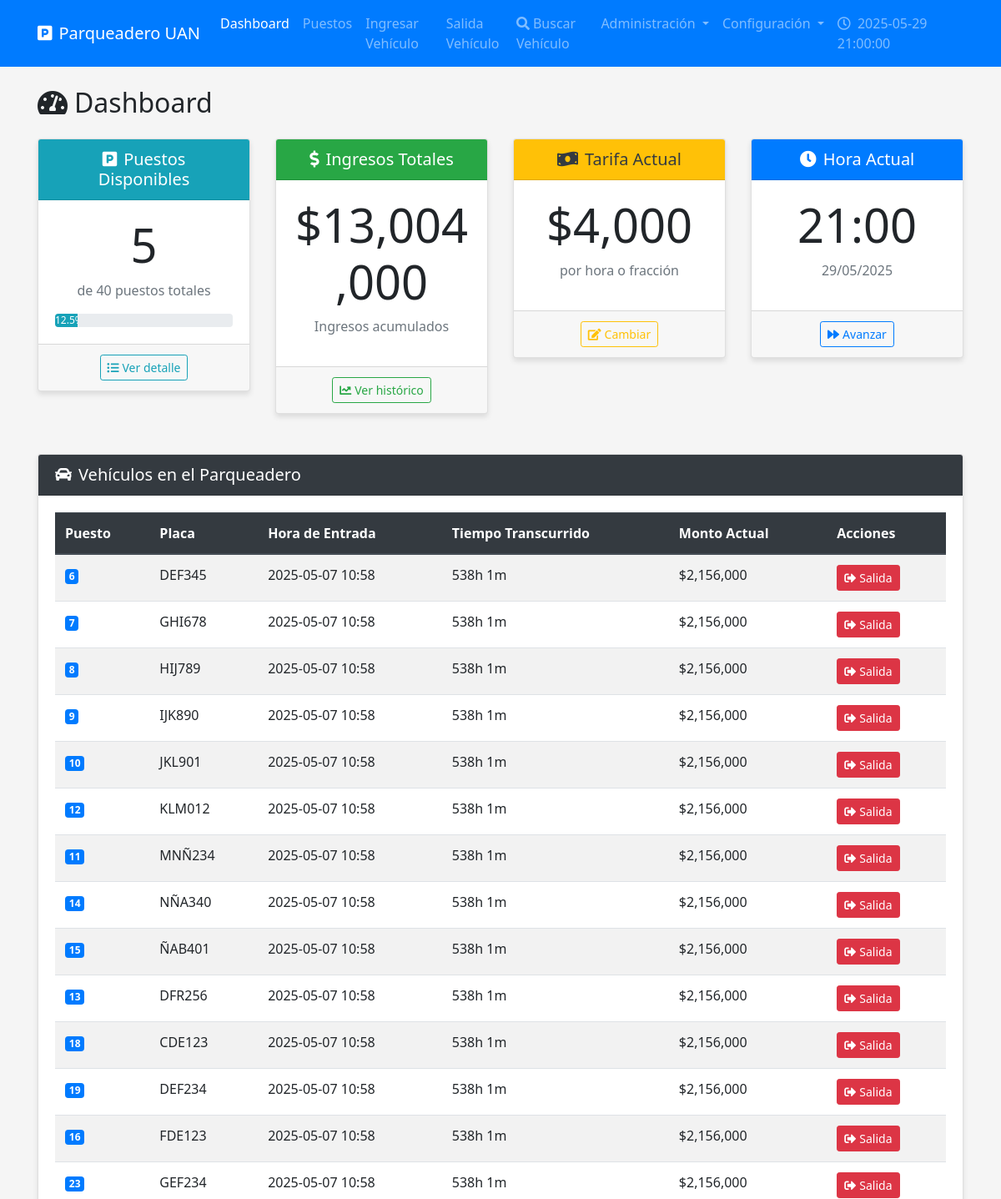
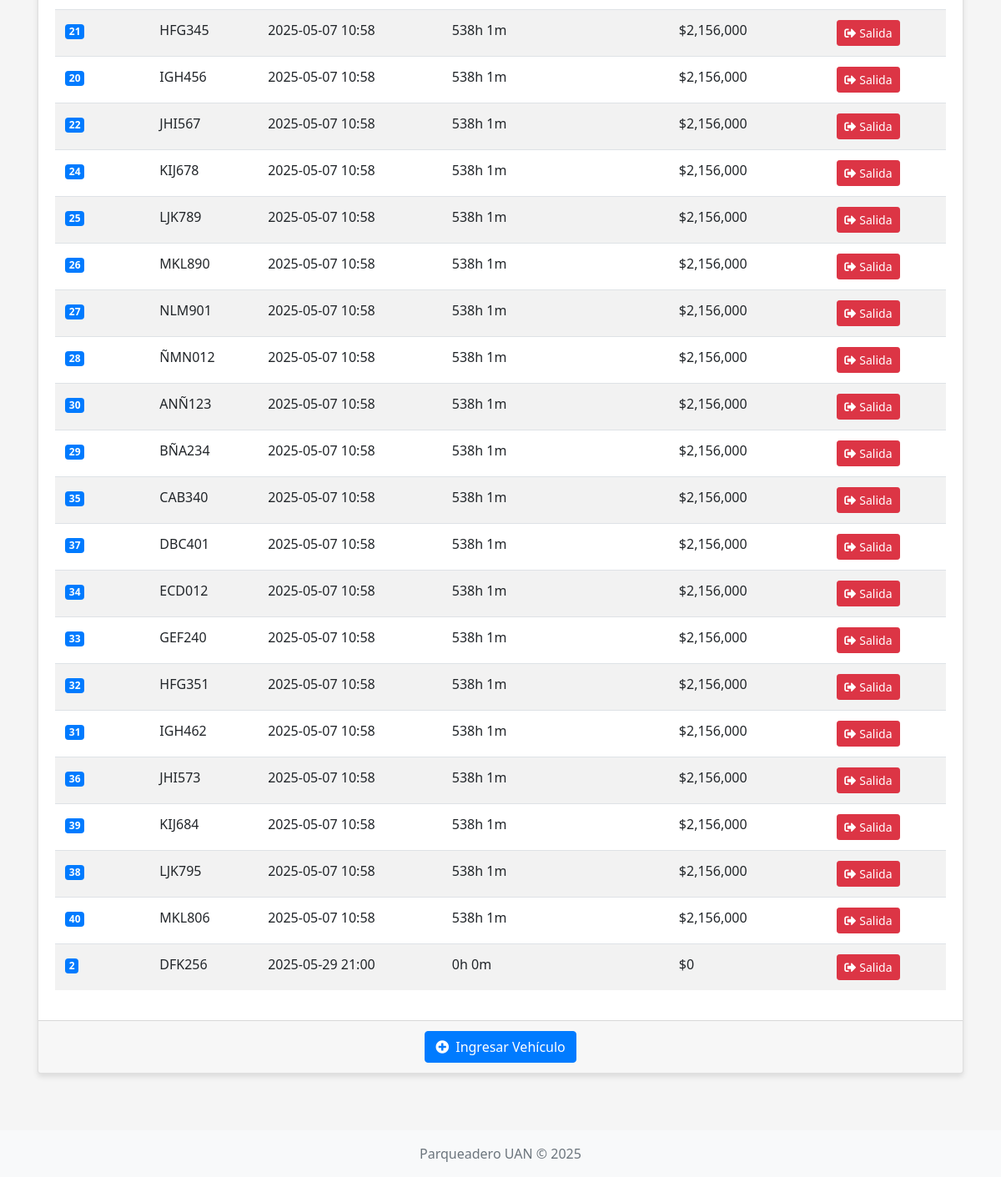
/dashboard, run on the app's committed database (2 pictures, top to bottom).
### models.py (models this page shows, shortened)
class ConfiguracionParqueadero(Base):
    __tablename__ = "configuracion_parqueadero"
    id = Column(Integer, primary_key=True)
    hora_actual = Column(DateTime, nullable=False, default=datetime.now)
    total_puestos = Column(Integer, nullable=False, default=40)

class Tarifa(Base):
    __tablename__ = "tarifa"
    id_tarifa = Column(Integer, primary_key=True, autoincrement=True)
    valor_por_hora = Column(Float, nullable=False)
    fecha_inicio_vigencia = Column(DateTime, nullable=False, default=datetime.now)
    fecha_fin_vigencia = Column(DateTime, nullable=True)
    registros = relationship("RegistroParqueo", back_populates="tarifa")

class RegistroParqueo(Base):
    __tablename__ = "registro_parqueo"
    id_registro = Column(Integer, primary_key=True, autoincrement=True)
    placa = Column(String(10), ForeignKey("vehiculo.placa"), nullable=False)
    id_puesto = Column(Integer, ForeignKey("puesto.id_puesto"), nullable=False)
    hora_entrada = Column(DateTime, nullable=False)
    hora_salida = Column(DateTime, nullable=True)
    valor_tarifa_aplicada = Column(Float, nullable=False)
    total_pagado = Column(Float, nullable=True)
    id_tarifa = Column(Integer, ForeignKey("tarifa.id_tarifa"), nullable=False)
    puesto = relationship("Puesto", back_populates="registros")
    vehiculo = relationship("Vehiculo", back_populates="registros")
    tarifa = relationship("Tarifa", back_populates="registros")
    __table_args__ = (
        CheckConstraint('hora_entrada <= hora_salida OR hora_salida IS NULL', name='ck_horarios_parqueo'),
        CheckConstraint('time(hora_entrada) >= time("06:00:00") AND time(hora_entrada) <= time("21:00:00")', name='ck_hora_entrada'),
    )

### routes.py (the view)
@routes.route('/dashboard')
@auth.login_required
def dashboard():
    db = next(get_db())
    config = db.query(ConfiguracionParqueadero).first()
    puestos_disponibles = db.query(Puesto).filter_by(disponible=True).count()
    porcentaje_disponibilidad = (puestos_disponibles / config.total_puestos) * 100
    ingresos_totales = db.query(RegistroParqueo).filter(RegistroParqueo.total_pagado != None).with_entities(
        func.sum(RegistroParqueo.total_pagado)
    ).scalar() or 0
    carros_actuales = db.query(RegistroParqueo).filter(RegistroParqueo.hora_salida == None).all()
    tarifa_actual = db.query(Tarifa).filter(
        Tarifa.fecha_fin_vigencia == None
    ).first()
    return render_template(
        'dashboard.html',
        config=config,
        puestos_disponibles=puestos_disponibles,
        porcentaje_disponibilidad=porcentaje_disponibilidad,
        ingresos_totales=ingresos_totales,
        carros_actuales=carros_actuales,
        tarifa_actual=tarifa_actual,
        hora_actual=config.hora_actual.strftime('%Y-%m-%d %H:%M:%S')
    )

### models.py (called while the page is built)
def get_db():
    db = SessionLocal()
    try:
        yield db
    finally:
        db.close()

### templates/dashboard.html (shortened to what this page needs)
{% extends 'base.html' %}
{% block content %}
<h2 class="mb-4"><i class="fas fa-tachometer-alt mr-2"></i>Dashboard</h2>
<div class="row">
    <div class="col-md-3">
        <div class="card mb-4 text-center">
            <div class="card-header bg-info text-white">
                <h5 class="mb-0"><i class="fas fa-parking mr-2"></i>Puestos Disponibles</h5>
            </div>
            <div class="card-body">
                <h2 class="display-4">{{ puestos_disponibles }}</h2>
                <p class="text-muted">de {{ config.total_puestos }} puestos totales</p>
                <div class="progress">
                    <div class="progress-bar bg-info" role="progressbar" style="width: {{ porcentaje_disponibilidad }}%"
                         aria-valuenow="{{ porcentaje_disponibilidad }}" aria-valuemin="0" aria-valuemax="100">
                        {{ porcentaje_disponibilidad|round(1) }}%
                    </div>
                </div>
            </div>
            <div class="card-footer text-muted">
                <a href="{{ url_for('routes.puestos') }}" class="btn btn-outline-info btn-sm">
                    <i class="fas fa-list-ul mr-1"></i>Ver detalle
                </a>
            </div>
        </div>
    </div>
    <div class="col-md-3">
        <div class="card mb-4 text-center">
            <div class="card-header bg-success text-white">
                <h5 class="mb-0"><i class="fas fa-dollar-sign mr-2"></i>Ingresos Totales</h5>
            </div>
            <div class="card-body">
                <h2 class="display-4">${{ "{:,.0f}".format(ingresos_totales) }}</h2>
                <p class="text-muted">Ingresos acumulados</p>
            </div>
            <div class="card-footer text-muted">
                <a href="{{ url_for('routes.historico_ingresos') }}" class="btn btn-outline-success btn-sm">
                    <i class="fas fa-chart-line mr-1"></i>Ver histórico
                </a>
            </div>
        </div>
    </div>
    <div class="col-md-3">
        <div class="card mb-4 text-center">
            <div class="card-header bg-warning text-dark">
                <h5 class="mb-0"><i class="fas fa-money-bill-wave mr-2"></i>Tarifa Actual</h5>
            </div>
            <div class="card-body">
                <h2 class="display-4">${{ "{:,.0f}".format(tarifa_actual.valor_por_hora) }}</h2>
                <p class="text-muted">por hora o fracción</p>
            </div>
            <div class="card-footer text-muted">
                <a href="{{ url_for('routes.cambiar_tarifa') }}" class="btn btn-outline-warning btn-sm">
                    <i class="fas fa-edit mr-1"></i>Cambiar
                </a>
            </div>
        </div>
    </div>
    <div class="col-md-3">
        <div class="card mb-4 text-center">
            <div class="card-header bg-primary text-white">
                <h5 class="mb-0"><i class="fas fa-clock mr-2"></i>Hora Actual</h5>
            </div>
            <div class="card-body">
                <h2 class="display-4">{{ config.hora_actual.strftime('%H:%M') }}</h2>
                <p class="text-muted">{{ config.hora_actual.strftime('%d/%m/%Y') }}</p>
            </div>
            <div class="card-footer text-muted">
                <a href="{{ url_for('routes.avanzar_reloj') }}" class="btn btn-outline-primary btn-sm">
                    <i class="fas fa-forward mr-1"></i>Avanzar
                </a>
            </div>
        </div>
    </div>
</div>
<div class="card mt-4">
    <div class="card-header bg-dark text-white">
        <h5 class="mb-0"><i class="fas fa-car mr-2"></i>Vehículos en el Parqueadero</h5>
    </div>
    <div class="card-body">
        {% if carros_actuales %}
        <div class="table-responsive">
            <table class="table table-striped table-hover">
                <thead>
                    <tr>
                        <th>Puesto</th>
                        <th>Placa</th>
                        <th>Hora de Entrada</th>
                        <th>Tiempo Transcurrido</th>
                        <th>Monto Actual</th>
                        <th>Acciones</th>
                    </tr>
                </thead>
                <tbody>
                    {% for registro in carros_actuales %}
                    <tr>
                        <td><span class="badge badge-primary">{{ registro.id_puesto }}</span></td>
                        <td>{{ registro.placa }}</td>
                        <td>{{ registro.hora_entrada.strftime('%Y-%m-%d %H:%M') }}</td>
                        <td>
                            {% set tiempo_estancia = (config.hora_actual - registro.hora_entrada).total_seconds() / 3600 %}
                            {% set horas = (tiempo_estancia | int) %}
                            {% set minutos = ((tiempo_estancia % 1) * 60) | int %}
                            {{ horas }}h {{ minutos }}m
                        </td>
                        <td>
                            {% set tiempo_estancia = (config.hora_actual - registro.hora_entrada).total_seconds() / 3600 %}
                            {% set horas_cobrar = (tiempo_estancia + 0.99) | int %}
                            ${{ "{:,.0f}".format(horas_cobrar * registro.valor_tarifa_aplicada) }}
                        </td>
                        <td>
                            <form action="{{ url_for('routes.salida_carro') }}" method="post" style="display:inline;">
                                <button type="submit" class="btn btn-sm btn-danger">
                                    <i class="fas fa-sign-out-alt mr-1"></i>Salida
                                </button>
                            </form>
                        </td>
                    </tr>
                    {% endfor %}
                </tbody>
            </table>
        </div>
        {% else %}
        <div class="alert alert-info">
            <i class="fas fa-info-circle mr-2"></i>No hay vehículos en el parqueadero actualmente.
        </div>
        {% endif %}
    </div>
    <div class="card-footer text-center">
        <a href="{{ url_for('routes.ingresar_carro') }}" class="btn btn-primary">
            <i class="fas fa-plus-circle mr-2"></i>Ingresar Vehículo
        </a>
    </div>
</div>
{% endblock %}

### static/css/styles.css (style rules this page uses)
body { font-family: 'Segoe UI', Tahoma, Geneva, Verdana, sans-serif; background-color: #f5f5f5; min-height: 100vh; display: flex; flex-direction: column; }
.card { transition: transform 0.3s ease; margin-bottom: 20px; box-shadow: 0 4px 6px rgba(0, 0, 0, 0.1); }
.fas, .far { margin-right: 5px; }
.table thead th { background-color: #343a40; color: white; border-color: #454d55; }

### data on the page
ConfiguracionParqueadero: total_puestos "40", hora_actual "21:00", hora_actual "29/05/2025"
Tarifa: valor_por_hora "4,000"
RegistroParqueo: id_puesto "6", placa "DEF345", hora_entrada "2025-05-07 10:58", horas "538", minutos "1", horas_cobrar*registro.valor_tarifa_aplicada "2,156,000"
RegistroParqueo: id_puesto "7", placa "GHI678", hora_entrada "2025-05-07 10:58", horas "538", minutos "1", horas_cobrar*registro.valor_tarifa_aplicada "2,156,000"
RegistroParqueo: id_puesto "8", placa "HIJ789", hora_entrada "2025-05-07 10:58", horas "538", minutos "1", horas_cobrar*registro.valor_tarifa_aplicada "2,156,000"
RegistroParqueo: id_puesto "9", placa "IJK890", hora_entrada "2025-05-07 10:58", horas "538", minutos "1", horas_cobrar*registro.valor_tarifa_aplicada "2,156,000"
RegistroParqueo: id_puesto "10", placa "JKL901", hora_entrada "2025-05-07 10:58", horas "538", minutos "1", horas_cobrar*registro.valor_tarifa_aplicada "2,156,000"
RegistroParqueo: id_puesto "12", placa "KLM012", hora_entrada "2025-05-07 10:58", horas "538", minutos "1", horas_cobrar*registro.valor_tarifa_aplicada "2,156,000"
RegistroParqueo: id_puesto "11", placa "MNÑ234", hora_entrada "2025-05-07 10:58", horas "538", minutos "1", horas_cobrar*registro.valor_tarifa_aplicada "2,156,000"
RegistroParqueo: id_puesto "14", placa "NÑA340", hora_entrada "2025-05-07 10:58", horas "538", minutos "1", horas_cobrar*registro.valor_tarifa_aplicada "2,156,000"
RegistroParqueo: id_puesto "15", placa "ÑAB401", hora_entrada "2025-05-07 10:58", horas "538", minutos "1", horas_cobrar*registro.valor_tarifa_aplicada "2,156,000"
RegistroParqueo: id_puesto "13", placa "DFR256", hora_entrada "2025-05-07 10:58", horas "538", minutos "1", horas_cobrar*registro.valor_tarifa_aplicada "2,156,000"
RegistroParqueo: id_puesto "18", placa "CDE123", hora_entrada "2025-05-07 10:58", horas "538", minutos "1", horas_cobrar*registro.valor_tarifa_aplicada "2,156,000"
RegistroParqueo: id_puesto "19", placa "DEF234", hora_entrada "2025-05-07 10:58", horas "538", minutos "1", horas_cobrar*registro.valor_tarifa_aplicada "2,156,000"
RegistroParqueo: id_puesto "16", placa "FDE123", hora_entrada "2025-05-07 10:58", horas "538", minutos "1", horas_cobrar*registro.valor_tarifa_aplicada "2,156,000"
RegistroParqueo: id_puesto "23", placa "GEF234", hora_entrada "2025-05-07 10:58", horas "538", minutos "1", horas_cobrar*registro.valor_tarifa_aplicada "2,156,000"
RegistroParqueo: id_puesto "21", placa "HFG345", hora_entrada "2025-05-07 10:58", horas "538", minutos "1", horas_cobrar*registro.valor_tarifa_aplicada "2,156,000"
RegistroParqueo: id_puesto "20", placa "IGH456", hora_entrada "2025-05-07 10:58", horas "538", minutos "1", horas_cobrar*registro.valor_tarifa_aplicada "2,156,000"
RegistroParqueo: id_puesto "22", placa "JHI567", hora_entrada "2025-05-07 10:58", horas "538", minutos "1", horas_cobrar*registro.valor_tarifa_aplicada "2,156,000"
RegistroParqueo: id_puesto "24", placa "KIJ678", hora_entrada "2025-05-07 10:58", horas "538", minutos "1", horas_cobrar*registro.valor_tarifa_aplicada "2,156,000"
RegistroParqueo: id_puesto "25", placa "LJK789", hora_entrada "2025-05-07 10:58", horas "538", minutos "1", horas_cobrar*registro.valor_tarifa_aplicada "2,156,000"
RegistroParqueo: id_puesto "26", placa "MKL890", hora_entrada "2025-05-07 10:58", horas "538", minutos "1", horas_cobrar*registro.valor_tarifa_aplicada "2,156,000"
RegistroParqueo: id_puesto "27", placa "NLM901", hora_entrada "2025-05-07 10:58", horas "538", minutos "1", horas_cobrar*registro.valor_tarifa_aplicada "2,156,000"
RegistroParqueo: id_puesto "28", placa "ÑMN012", hora_entrada "2025-05-07 10:58", horas "538", minutos "1", horas_cobrar*registro.valor_tarifa_aplicada "2,156,000"
RegistroParqueo: id_puesto "30", placa "ANÑ123", hora_entrada "2025-05-07 10:58", horas "538", minutos "1", horas_cobrar*registro.valor_tarifa_aplicada "2,156,000"
RegistroParqueo: id_puesto "29", placa "BÑA234", hora_entrada "2025-05-07 10:58", horas "538", minutos "1", horas_cobrar*registro.valor_tarifa_aplicada "2,156,000"
RegistroParqueo: id_puesto "35", placa "CAB340", hora_entrada "2025-05-07 10:58", horas "538", minutos "1", horas_cobrar*registro.valor_tarifa_aplicada "2,156,000"
RegistroParqueo: id_puesto "37", placa "DBC401", hora_entrada "2025-05-07 10:58", horas "538", minutos "1", horas_cobrar*registro.valor_tarifa_aplicada "2,156,000"
RegistroParqueo: id_puesto "34", placa "ECD012", hora_entrada "2025-05-07 10:58", horas "538", minutos "1", horas_cobrar*registro.valor_tarifa_aplicada "2,156,000"
RegistroParqueo: id_puesto "33", placa "GEF240", hora_entrada "2025-05-07 10:58", horas "538", minutos "1", horas_cobrar*registro.valor_tarifa_aplicada "2,156,000"
RegistroParqueo: id_puesto "32", placa "HFG351", hora_entrada "2025-05-07 10:58", horas "538", minutos "1", horas_cobrar*registro.valor_tarifa_aplicada "2,156,000"
RegistroParqueo: id_puesto "31", placa "IGH462", hora_entrada "2025-05-07 10:58", horas "538", minutos "1", horas_cobrar*registro.valor_tarifa_aplicada "2,156,000"
RegistroParqueo: id_puesto "36", placa "JHI573", hora_entrada "2025-05-07 10:58", horas "538", minutos "1", horas_cobrar*registro.valor_tarifa_aplicada "2,156,000"
RegistroParqueo: id_puesto "39", placa "KIJ684", hora_entrada "2025-05-07 10:58", horas "538", minutos "1", horas_cobrar*registro.valor_tarifa_aplicada "2,156,000"
RegistroParqueo: id_puesto "38", placa "LJK795", hora_entrada "2025-05-07 10:58", horas "538", minutos "1", horas_cobrar*registro.valor_tarifa_aplicada "2,156,000"
RegistroParqueo: id_puesto "40", placa "MKL806", hora_entrada "2025-05-07 10:58", horas "538", minutos "1", horas_cobrar*registro.valor_tarifa_aplicada "2,156,000"
RegistroParqueo: id_puesto "2", placa "DFK256", hora_entrada "2025-05-29 21:00", horas "0", minutos "0", horas_cobrar*registro.valor_tarifa_aplicada "0"

### other printed values
{{ hora_actual }} "2025-05-29 21:00:00"
{{ puestos_disponibles }} "5"
{{ porcentaje_disponibilidad|round(1) }} "12.5"
{{ "{:,.0f}".format(ingresos_totales) }} "13,004,000"
